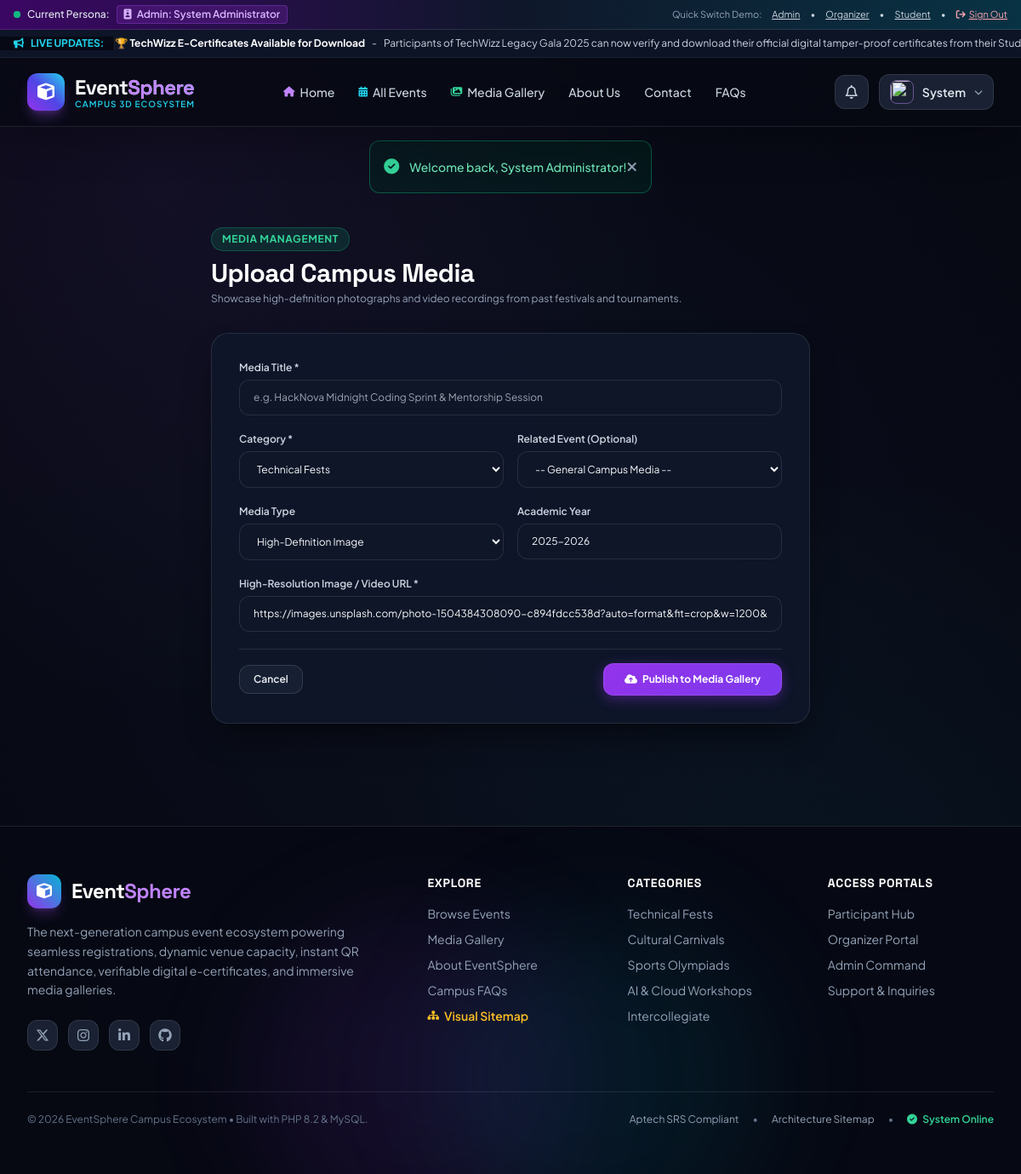
The app's page /organizer/upload_gallery.php (signed in) with its own data.
### tables this page shows
CREATE TABLE `announcements` (
  `id` INT AUTO_INCREMENT PRIMARY KEY,
  `title` VARCHAR(200) NOT NULL,
  `content` TEXT NOT NULL,
  `target_role` ENUM('all', 'student', 'organizer', 'event_registrants') NOT NULL DEFAULT 'all',
  `event_id` INT DEFAULT NULL,
  `created_by` INT NOT NULL,
  `is_active` TINYINT(1) NOT NULL DEFAULT 1,
  `created_at` TIMESTAMP DEFAULT CURRENT_TIMESTAMP,
  FOREIGN KEY (`created_by`) REFERENCES `users`(`id`) ON DELETE CASCADE,
  FOREIGN KEY (`event_id`) REFERENCES `events`(`id`) ON DELETE CASCADE
);

### config/config.php (called while the page is built, shortened)
<?php
function get_flash() {
    if (isset($_SESSION['flash'])) {
        $flash = $_SESSION['flash'];
        return $flash;
    }
    return null;
}
function current_user() {
    return $_SESSION['user'] ?? null;
}

### organizer/upload_gallery.php (the view, shortened to what this page needs)
<?php
$db = getDB();
$categories = $db->query("SELECT * FROM categories ORDER BY id ASC")->fetchAll();
require_once __DIR__ . '/../includes/header.php';
?>
<div class="max-w-3xl mx-auto px-4 sm:px-6 lg:px-8 py-10">
    <div class="mb-8">
        <div class="badge-neon badge-emerald mb-2">Media Management</div>
        <h1 class="font-heading font-extrabold text-3xl text-white">Upload Campus Media</h1>
        <p class="text-slate-400 text-xs mt-1">Showcase high-definition photographs and video recordings from past festivals and tournaments.</p>
    </div>
    <div class="glass-panel-elevated p-8 border border-white/10">
        <form method="POST" action="<?= BASE_URL ?>/organizer/upload_gallery.php" class="space-y-5">
            <div>
                <label class="block text-xs font-semibold text-slate-300 mb-1.5">Media Title *</label>
                <input type="text" name="title" required placeholder="e.g. HackNova Midnight Coding Sprint & Mentorship Session" class="form-input-dark text-xs">
            </div>
            <div class="grid grid-cols-1 sm:grid-cols-2 gap-4">
                <div>
                    <label class="block text-xs font-semibold text-slate-300 mb-1.5">Category *</label>
                    <select name="category_id" class="form-input-dark text-xs">
                        <?php foreach ($categories as $cat): ?>
                            <option value="<?= $cat['id'] ?>"><?= htmlspecialchars($cat['name']) ?></option>
                        <?php endforeach; ?>
                    </select>
                </div>
                <div>
                    <label class="block text-xs font-semibold text-slate-300 mb-1.5">Related Event (Optional)</label>
                    <select name="event_id" class="form-input-dark text-xs">
                        <option value="">-- General Campus Media --</option>
                    </select>
                </div>
            </div>
            <div class="grid grid-cols-1 sm:grid-cols-2 gap-4">
                <div>
                    <label class="block text-xs font-semibold text-slate-300 mb-1.5">Media Type</label>
                    <select name="media_type" class="form-input-dark text-xs">
                        <option value="image">High-Definition Image</option>
                    </select>
                </div>
                <div>
                    <label class="block text-xs font-semibold text-slate-300 mb-1.5">Academic Year</label>
                    <input type="text" name="academic_year" value="2025-2026" class="form-input-dark text-xs">
                </div>
            </div>
            <div>
                <label class="block text-xs font-semibold text-slate-300 mb-1.5">High-Resolution Image / Video URL *</label>
                <input type="url" name="media_url" required value="https://images.unsplash.com/photo-1504384308090-c894fdcc538d?auto=format&fit=crop&w=1200&q=80" class="form-input-dark text-xs">
            </div>
            <div class="flex items-center justify-between pt-4 border-t border-white/10">
                <a href="<?= BASE_URL ?>/gallery.php" class="btn-glass text-xs py-2 px-4">Cancel</a>
                <button type="submit" class="btn-neon-primary text-xs py-2.5 px-6 font-bold">
                    <i class="fa-solid fa-cloud-arrow-up mr-1.5"></i> Publish to Media Gallery
                </button>
            </div>
        </form>
    </div>
</div>
<?php require_once __DIR__ . '/../includes/footer.php'; ?>

### includes/header.php (shortened to what this page needs)
<?php
require_once __DIR__ . '/../config/config.php';
$current_user = current_user();
$db = getDB();
$current_page_name = basename($_SERVER["PHP_SELF"]);
function get_nav_class($page_name, $current_page_name, $extra = "") {
    $base = "px-3 py-2 rounded-lg transition " . $extra . " ";
    return $base . "hover:text-white hover:bg-white/5";
}
$ticker_announcements = [];
try {
    $stmt = $db->query("SELECT title, content FROM announcements WHERE is_active = 1 ORDER BY id DESC LIMIT 5");
    $ticker_announcements = $stmt->fetchAll();
} catch (Exception $e) {}
$flash = get_flash();
?>
<!DOCTYPE html>
<html lang="en" class="dark">
<head>
    <script src="https://cdn.tailwindcss.com"></script>
    <link rel="stylesheet" href="https://cdnjs.cloudflare.com/ajax/libs/font-awesome/6.5.1/css/all.min.css">
    <link rel="stylesheet" href="<?= BASE_URL ?>/assets/css/style.css">
</head>
<body class="bg-dark-900 text-slate-100 flex flex-col min-h-screen">
<div class="bg-gradient-to-r from-purple-950 via-slate-900 to-cyan-950 border-b border-white/10 px-4 py-1.5 text-xs text-slate-300 flex flex-wrap items-center justify-between gap-2 z-50">
    <div class="flex items-center gap-2">
        <span class="flex h-2 w-2 relative">
            <span class="relative inline-flex rounded-full h-2 w-2 bg-emerald-500"></span>
        </span>
        <span class="font-medium text-slate-200">Current Persona:</span>
        <?php if (!$current_user): ?>
            <span class="bg-slate-800 text-cyan-400 px-2 py-0.5 rounded font-semibold border border-cyan-500/30">
                <i class="fa-solid fa-user-astronaut mr-1"></i> Visitor / Normal Student
            </span>
        <?php else: ?>
            <span class="bg-purple-900/50 text-purple-300 px-2 py-0.5 rounded font-semibold border border-purple-500/30">
                <i class="fa-solid fa-id-badge mr-1"></i> <?= ucfirst($current_user['role']) ?>: <?= htmlspecialchars($current_user['name']) ?>
            </span>
        <?php endif; ?>
    </div>
    <div class="flex items-center gap-3 text-[11px]">
        <span class="text-slate-400">Quick Switch Demo:</span>
        <a href="<?= BASE_URL ?>/auth/login.php?quick=admin" class="hover:text-purple-300 transition underline">Admin</a> •
        <a href="<?= BASE_URL ?>/auth/login.php?quick=organizer" class="hover:text-cyan-300 transition underline">Organizer</a> •
        <a href="<?= BASE_URL ?>/auth/login.php?quick=student" class="hover:text-emerald-300 transition underline">Student</a> •
        <?php if ($current_user): ?>
            <a href="<?= BASE_URL ?>/auth/logout.php" class="hover:text-rose-400 transition underline text-rose-300"><i class="fa-solid fa-arrow-right-from-bracket mr-1"></i>Sign Out</a>
        <?php else: ?>
            <a href="<?= BASE_URL ?>/auth/login.php" class="hover:text-white transition font-semibold text-cyan-400">Sign In</a>
        <?php endif; ?>
    </div>
</div>
<?php if (!empty($ticker_announcements)): ?>
<div class="ticker-wrap">
    <div class="flex items-center gap-2 px-4 text-xs font-bold text-cyan-400 flex-shrink-0 bg-dark-900/90 z-10 border-r border-white/10 pr-3">
        <i class="fa-solid fa-bullhorn animate-bounce"></i> LIVE UPDATES:
    </div>
    <div class="ticker-move text-xs text-slate-300 flex items-center gap-8">
        <?php foreach ($ticker_announcements as $ann): ?>
            <span class="flex items-center gap-2">
                <span class="font-bold text-white"><?= htmlspecialchars($ann['title']) ?></span> -
                <span><?= htmlspecialchars($ann['content']) ?></span>
            </span>
        <?php endforeach; ?>
    </div>
</div>
<?php endif; ?>
<header class="sticky top-0 z-40 bg-dark-900/80 backdrop-blur-xl border-b border-white/10 shadow-2xl transition-all">
    <div class="max-w-7xl mx-auto px-4 sm:px-6 lg:px-8">
        <div class="flex items-center justify-between h-20">
            <a href="<?= BASE_URL ?>/index.php" class="flex items-center gap-3 group">
                <div class="w-11 h-11 rounded-xl bg-gradient-to-tr from-purple-600 via-indigo-600 to-cyan-400 flex items-center justify-center text-white shadow-lg shadow-purple-500/30 group-hover:scale-105 group-hover:rotate-6 transition-transform duration-300">
                    <i class="fa-solid fa-cube text-xl"></i>
                </div>
                <div>
                    <div class="font-heading font-extrabold text-2xl tracking-tight bg-gradient-to-r from-white via-slate-100 to-cyan-300 bg-clip-text text-transparent">
                        Event<span class="text-purple-400">Sphere</span>
                    </div>
                    <div class="text-[10px] uppercase tracking-widest text-cyan-400 font-semibold -mt-1">
                        Campus 3D Ecosystem
                    </div>
                </div>
            </a>
            <nav class="hidden md:flex items-center gap-1 font-medium text-sm text-slate-300">
                <a href="<?= BASE_URL ?>/index.php" class="<?= get_nav_class("index.php", $current_page_name, "flex items-center gap-1.5") ?>">
                    <i class="fa-solid fa-house text-xs text-purple-400"></i> Home
                </a>
                <a href="<?= BASE_URL ?>/events.php" class="<?= get_nav_class("events.php", $current_page_name, "flex items-center gap-1.5") ?>">
                    <i class="fa-solid fa-calendar-days text-xs text-cyan-400"></i> All Events
                </a>
                <a href="<?= BASE_URL ?>/gallery.php" class="<?= get_nav_class("gallery.php", $current_page_name, "flex items-center gap-1.5") ?>">
                    <i class="fa-solid fa-images text-xs text-emerald-400"></i> Media Gallery
                </a>
                <a href="<?= BASE_URL ?>/about.php" class="<?= get_nav_class("about.php", $current_page_name, "") ?>">
                    About Us
                </a>
                <a href="<?= BASE_URL ?>/contact.php" class="<?= get_nav_class("contact.php", $current_page_name, "") ?>">
                    Contact
                </a>
                <a href="<?= BASE_URL ?>/faqs.php" class="<?= get_nav_class("faqs.php", $current_page_name, "") ?>">
                    FAQs
                </a>
            </nav>
            <div class="flex items-center gap-3">
                <?php if ($current_user): ?>
                    <div class="relative" id="notifDropdownContainer">
                        <button onclick="toggleNotifDropdown()" class="w-10 h-10 rounded-xl bg-slate-800/80 hover:bg-slate-700/80 border border-white/10 flex items-center justify-center text-slate-300 hover:text-white transition relative">
                            <i class="fa-regular fa-bell"></i>
                        </button>
                    </div>
                    <div class="relative" id="userMenuContainer">
                        <button onclick="toggleUserMenu()" class="flex items-center gap-2.5 bg-slate-800/80 hover:bg-slate-700/80 border border-white/10 px-3 py-1.5 rounded-xl transition">
                            <img src="<?= htmlspecialchars(!empty($current_user['avatar']) ? $current_user['avatar'] : 'https://ui-avatars.com/api/?name='.urlencode($current_user['name']).'&background=0D8ABC&color=fff') ?>" class="w-7 h-7 rounded-lg object-cover border border-purple-400/50">
                            <span class="text-sm font-semibold text-slate-200 hidden sm:inline"><?= htmlspecialchars(explode(' ', $current_user['name'])[0]) ?></span>
                            <i class="fa-solid fa-chevron-down text-[10px] text-slate-400"></i>
                        </button>
                    </div>
                <?php endif; ?>
            </div>
        </div>
    </div>
</header>
<?php if ($flash): ?>
<div class="max-w-7xl mx-auto px-4 sm:px-6 lg:px-8 mt-4">
    <div class="p-4 rounded-xl flex items-center justify-between border backdrop-blur-xl <?php
        if ($flash['type'] === 'success') echo 'bg-emerald-950/40 border-emerald-500/40 text-emerald-300';
        elseif ($flash['type'] === 'error') echo 'bg-rose-950/40 border-rose-500/40 text-rose-300';
        elseif ($flash['type'] === 'warning') echo 'bg-amber-950/40 border-amber-500/40 text-amber-300';
        else echo 'bg-cyan-950/40 border-cyan-500/40 text-cyan-300';
    ?>">
        <div class="flex items-center gap-3">
            <i class="fa-solid <?php
                if ($flash['type'] === 'success') echo 'fa-circle-check text-emerald-400';
                elseif ($flash['type'] === 'error') echo 'fa-circle-xmark text-rose-400';
                elseif ($flash['type'] === 'warning') echo 'fa-triangle-exclamation text-amber-400';
                else echo 'fa-circle-info text-cyan-400';
            ?> text-lg"></i>
            <span class="text-sm font-medium"><?= htmlspecialchars($flash['message']) ?></span>
        </div>
        <button onclick="this.parentElement.remove()" class="text-slate-400 hover:text-white">
            <i class="fa-solid fa-xmark"></i>
        </button>
    </div>
</div>
<?php endif; ?>
<main class="flex-grow">

### assets/css/style.css (style rules this page uses)
:root { --bg-main: #070913; --bg-surface: #0f172a; --bg-surface-elevated: #1e293b; --bg-glass: rgba(15, 23, 42, 0.72); --bg-glass-strong: rgba(15, 23, 42, 0.9); --border-glass: rgba(255, 255, 255, 0.08); --border-glass-hover: rgba(168, 85, 247, 0.4); --primary-neon: #a855f7; --primary-glow: rgba(168, 85, 247, 0.45); --cyan-neon: #06b6d4; --cyan-glow: rgba(6, 182, 212, 0.45); --emerald-neon: #10b981; --emerald-glow: rgba(16, 185, 129, 0.45); --rose-neon: #f43f5e; --amber-neon: #f59e0b; --text-main: #f8fafc; --text-muted: #94a3b8; --text-dim: #64748b; --font-main: 'Plus Jakarta Sans', -apple-system, BlinkMacSystemFont, sans-serif; --font-heading: 'Space Grotesk', sans-serif; }
* { margin: 0; padding: 0; box-sizing: border-box; }
body { font-family: var(--font-main); background-color: var(--bg-main); color: var(--text-main); min-height: 100vh; overflow-x: hidden; line-height: 1.6; background-image: radial-gradient(circle at 15% 15%, rgba(168, 85, 247, 0.07) 0%, transparent 40%), radial-gradient(circle at 85% 85%, rgba(6, 182, 212, 0.06) 0%, transparent 40%), radial-gradient(circle at 50% 50%, rgba(15, 23, 42, 0.5) 0%, transparent 80%); }
h1, h2, h3, h4, h5, h6, .font-heading { font-family: var(--font-heading); letter-spacing: -0.02em; }
.glass-panel-elevated { background: var(--bg-glass-strong); backdrop-filter: blur(20px); -webkit-backdrop-filter: blur(20px); border: 1px solid rgba(255, 255, 255, 0.12); border-radius: 1.25rem; box-shadow: 0 20px 40px -15px rgba(0, 0, 0, 0.7); }
.btn-neon-primary { display: inline-flex; align-items: center; justify-content: center; font-weight: 600; padding: 0.75rem 1.5rem; border-radius: 0.75rem; background: linear-gradient(135deg, #9333ea 0%, #7c3aed 100%); color: #ffffff; border: 1px solid rgba(168, 85, 247, 0.6); box-shadow: 0 4px 15px rgba(147, 51, 234, 0.4); transition: all 0.25s ease; text-decoration: none; cursor: pointer; }
.btn-glass { display: inline-flex; align-items: center; justify-content: center; font-weight: 600; padding: 0.75rem 1.5rem; border-radius: 0.75rem; background: rgba(30, 41, 59, 0.6); color: #f1f5f9; border: 1px solid rgba(255, 255, 255, 0.12); backdrop-filter: blur(8px); transition: all 0.25s ease; text-decoration: none; cursor: pointer; }
.form-input-dark { width: 100%; background: rgba(15, 23, 42, 0.8); border: 1px solid rgba(255, 255, 255, 0.1); color: #f8fafc; padding: 0.75rem 1rem; border-radius: 0.75rem; font-size: 0.95rem; transition: all 0.2s ease; }
.badge-neon { display: inline-flex; align-items: center; gap: 0.35rem; padding: 0.25rem 0.75rem; border-radius: 9999px; font-size: 0.75rem; font-weight: 700; text-transform: uppercase; letter-spacing: 0.05em; }
.badge-emerald { background: rgba(16, 185, 129, 0.15); color: #34d399; border: 1px solid rgba(16, 185, 129, 0.3); }
.ticker-wrap { width: 100%; overflow: hidden; background: rgba(15, 23, 42, 0.85); border-bottom: 1px solid rgba(255, 255, 255, 0.05); padding: 0.5rem 0; display: flex; align-items: center; }
.ticker-move { display: inline-block; white-space: nowrap; animation: ticker 40s linear infinite; }

### records on screen
announcements: title "🏆 TechWizz E-Certificates Available for Download", content "Participants of TechWizz Legacy Gala 2025 can now verify and download their official digital tamper-proof certificates from their…"

### other values on screen
$current_user['role'] "Admin"
$current_user['name'] "System Administrator"
explode(' ', $current_user['name'])[0] "System"
$flash['message'] "Welcome back, System Administrator!"
form field category_id "Technical Fests"
